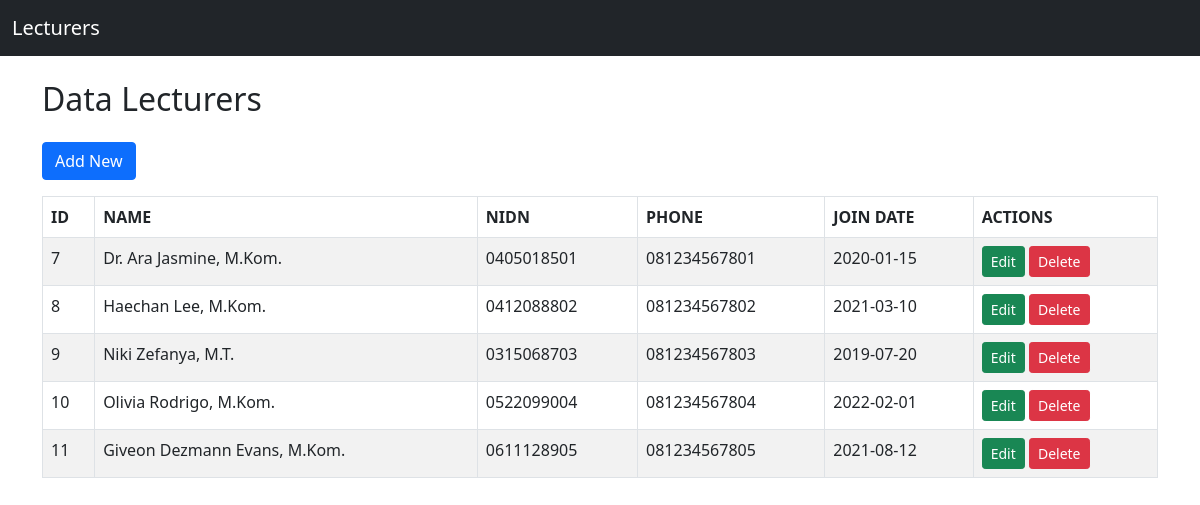
The page / on the database its author committed.
### tables this page shows
CREATE TABLE `lecturers` (
  `id` int NOT NULL,
  `name` varchar(100) NOT NULL,
  `nidn` varchar(30) NOT NULL,
  `phone` varchar(20) NOT NULL,
  `join_date` date NOT NULL
);

### app/controllers/LecturerController.php (called while the page is built, shortened)
<?php
require_once __DIR__ . '/../models/Lecturer.php';
class LecturerController {
    private $lecturer;
    public function __construct() {
        $this->lecturer = new Lecturer();
    }
    public function index() {
        $lecturers = $this->lecturer->getAll();
        require_once __DIR__ . '/../views/lecturers/index.php';
    }
}
?>

### app/models/Lecturer.php (called while the page is built, shortened)
<?php
require_once __DIR__ . '/../../config/database.php';
class Lecturer {
    private $conn;
    private $table = "lecturers";
    public function __construct() {
        $database = new Database();
        $this->conn = $database->getConnection();
    }
    public function getAll() {
        $sql = "SELECT * FROM " . $this->table . " ORDER BY id ASC";
        $result = $this->conn->query($sql);
        return $result->fetch_all(MYSQLI_ASSOC);
    }
}
?>

### config/database.php (called while the page is built, shortened)
<?php
class Database {
    private $host = "localhost";
    private $username = "root";
    private $password = "";
    private $database = "tp_mvc25";
    public function getConnection() {
        $this->conn = null;
        try {
            $this->conn = new mysqli(
                $this->host,
                $this->username,
                $this->password,
                $this->database
            );
        } catch (Exception $e) {
            die("Koneksi database gagal: " . $e->getMessage());
        }
        return $this->conn;
    }
}
?>

### app/views/lecturers/index.php (the view, shortened to what this page needs)
<!DOCTYPE html>
<html lang="id">
<head>
    <link href="assets/css/bootstrap.min.css" rel="stylesheet">
</head>
<body>
<nav class="navbar navbar-expand-lg navbar-dark bg-dark">
    <div class="container-fluid">
        <a class="navbar-brand" href="index.php">Lecturers</a>
    </div>
</nav>
<div class="container my-4">
    <h2>Data Lecturers</h2>
    <a href="index.php?action=create" class="btn btn-primary my-3">
        Add New
    </a>
    <table class="table table-bordered table-striped">
        <thead>
            <tr>
                <th>ID</th>
                <th>NAME</th>
                <th>NIDN</th>
                <th>PHONE</th>
                <th>JOIN DATE</th>
                <th>ACTIONS</th>
            </tr>
        </thead>
        <tbody>
            <?php foreach ($lecturers as $row): ?>
            <tr>
                <td><?= htmlspecialchars($row['id']) ?></td>
                <td><?= htmlspecialchars($row['name']) ?></td>
                <td><?= htmlspecialchars($row['nidn']) ?></td>
                <td><?= htmlspecialchars($row['phone']) ?></td>
                <td><?= htmlspecialchars($row['join_date']) ?></td>
                <td>
                    <a href="index.php?action=edit&id=<?= $row['id'] ?>"
                       class="btn btn-success btn-sm">Edit</a>
                    <a href="index.php?action=delete&id=<?= $row['id'] ?>"
                       class="btn btn-danger btn-sm"
                       onclick="return confirm('Yakin ingin menghapus data ini?')">
                       Delete
                    </a>
                </td>
            </tr>
            <?php endforeach; ?>
        </tbody>
    </table>
</div>
</body>
</html>

### index.php (shortened to what this page needs)
<?php
require_once __DIR__ . '/app/controllers/LecturerController.php';
$controller = new LecturerController();
$action = isset($_GET['action']) ? $_GET['action'] : 'index';
switch ($action) {
    case 'index':
        $controller->index();
        break;
}
?>

### rows shown on the page
lecturers: id "7", name "Dr. Ara Jasmine, M.Kom.", nidn "0405018501", phone "081234567801", join_date "2020-01-15"
lecturers: id "8", name "Haechan Lee, M.Kom.", nidn "0412088802", phone "081234567802", join_date "2021-03-10"
lecturers: id "9", name "Niki Zefanya, M.T.", nidn "0315068703", phone "081234567803", join_date "2019-07-20"
lecturers: id "10", name "Olivia Rodrigo, M.Kom.", nidn "0522099004", phone "081234567804", join_date "2022-02-01"
lecturers: id "11", name "Giveon Dezmann Evans, M.Kom.", nidn "0611128905", phone "081234567805", join_date "2021-08-12"
